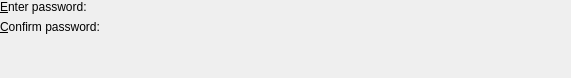
<?xml version="1.0" encoding="UTF-8"?>
<ui version="4.0">
 <class>PasswordEditWidget</class>
 <widget class="QWidget" name="PasswordEditWidget">
  <property name="geometry">
   <rect>
    <x>0</x>
    <y>0</y>
    <width>571</width>
    <height>78</height>
   </rect>
  </property>
  <layout class="QFormLayout" name="formLayout">
   <property name="leftMargin">
    <number>0</number>
   </property>
   <property name="topMargin">
    <number>0</number>
   </property>
   <property name="rightMargin">
    <number>0</number>
   </property>
   <property name="bottomMargin">
    <number>0</number>
   </property>
   <item row="0" column="0">
    <widget class="QLabel" name="enterPasswordLabel">
     <property name="text">
      <string>&amp;Enter password:</string>
     </property>
     <property name="buddy">
      <cstring>enterPasswordEdit</cstring>
     </property>
    </widget>
   </item>
   <item row="0" column="1">
    <widget class="PasswordWidget" name="enterPasswordEdit" native="true">
     <property name="sizePolicy">
      <sizepolicy hsizetype="Preferred" vsizetype="Preferred">
       <horstretch>0</horstretch>
       <verstretch>0</verstretch>
      </sizepolicy>
     </property>
     <property name="minimumSize">
      <size>
       <width>300</width>
       <height>0</height>
      </size>
     </property>
     <property name="focusPolicy">
      <enum>Qt::StrongFocus</enum>
     </property>
     <property name="accessibleName">
      <string>Password field</string>
     </property>
    </widget>
   </item>
   <item row="1" column="0">
    <widget class="QLabel" name="repeatPasswordLabel">
     <property name="text">
      <string>&amp;Confirm password:</string>
     </property>
     <property name="buddy">
      <cstring>repeatPasswordEdit</cstring>
     </property>
    </widget>
   </item>
   <item row="1" column="1">
    <widget class="PasswordWidget" name="repeatPasswordEdit" native="true">
     <property name="sizePolicy">
      <sizepolicy hsizetype="Preferred" vsizetype="Preferred">
       <horstretch>0</horstretch>
       <verstretch>0</verstretch>
      </sizepolicy>
     </property>
     <property name="minimumSize">
      <size>
       <width>300</width>
       <height>0</height>
      </size>
     </property>
     <property name="focusPolicy">
      <enum>Qt::StrongFocus</enum>
     </property>
     <property name="accessibleName">
      <string>Repeat password field</string>
     </property>
    </widget>
   </item>
  </layout>
 </widget>
 <customwidgets>
  <customwidget>
   <class>PasswordWidget</class>
   <extends>QWidget</extends>
   <header>gui/PasswordWidget.h</header>
   <container>1</container>
  </customwidget>
 </customwidgets>
 <tabstops>
  <tabstop>enterPasswordEdit</tabstop>
  <tabstop>repeatPasswordEdit</tabstop>
 </tabstops>
 <resources/>
 <connections/>
</ui>
